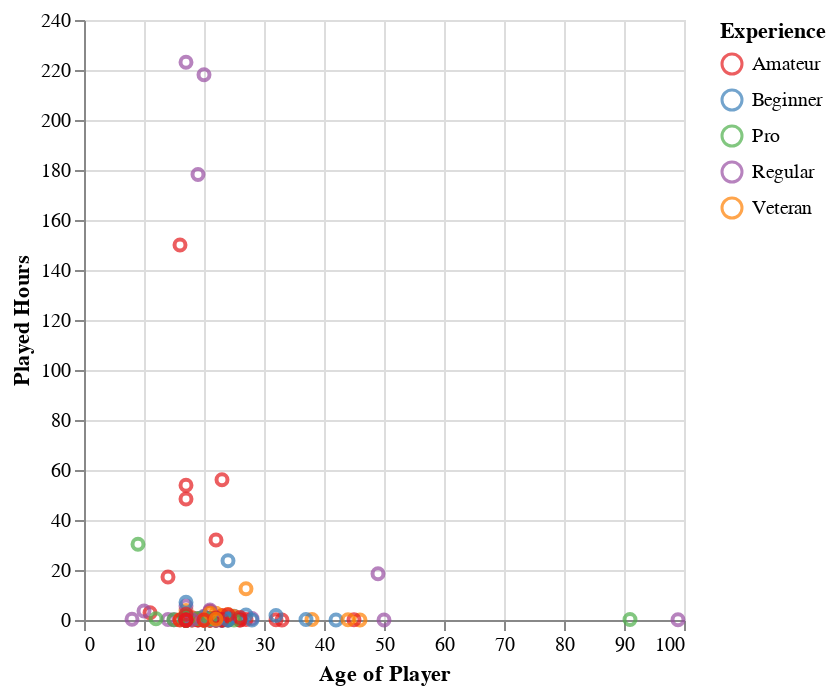

Write notebook code for a chart like this one.
### Code cell
players_plot_scatter = alt.Chart(dropped_players).mark_point().encode(
    x = alt.X("age").title("Age of Player"),
    y= alt.Y("played_hours").title("Played Hours"),
    color = alt.Color("experience").title("Experience").scale(scheme = "set1")
)
players_plot_scatter

### Figure 1 — Vega-Lite specification as saved in the notebook (floating-point values rounded to 4 significant figures; data arrays with more than 128 entries replaced by an {"elided": "..."} marker saying what was removed)
{"config": {"view": {"continuousWidth": 300, "continuousHeight": 300}}, "data": {"name": "data-2def6b37beff92aab52e02bfdd6aab08"}, "mark": {"type": "point"}, "encoding": {"color": {"field": "experience", "scale": {"scheme": "set1"}, "title": "Experience", "type": "nominal"}, "x": {"field": "age", "title": "Age of Player", "type": "quantitative"}, "y": {"field": "played_hours", "title": "Played Hours", "type": "quantitative"}}, "$schema": "https://vega.github.io/schema/vega-lite/v5.20.1.json", "datasets": {"data-2def6b37beff92aab52e02bfdd6aab08": {"elided": "196 records"}}}
